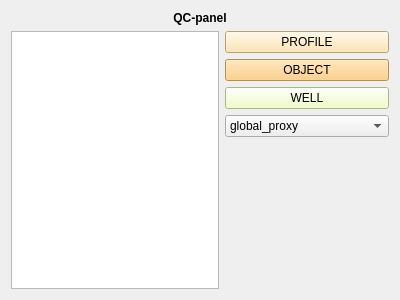
<?xml version="1.0" encoding="UTF-8"?>
<ui version="4.0">
 <class>FormQC</class>
 <widget class="QWidget" name="FormQC">
  <property name="geometry">
   <rect>
    <x>0</x>
    <y>0</y>
    <width>400</width>
    <height>300</height>
   </rect>
  </property>
  <property name="windowTitle">
   <string>Quality Control</string>
  </property>
  <layout class="QGridLayout" name="gridLayout_4">
   <item row="0" column="0">
    <layout class="QGridLayout" name="gridLayout_3">
     <item row="1" column="1">
      <layout class="QGridLayout" name="gridLayout_2">
       <item row="2" column="0">
        <spacer name="verticalSpacer">
         <property name="orientation">
          <enum>Qt::Vertical</enum>
         </property>
         <property name="sizeHint" stdset="0">
          <size>
           <width>20</width>
           <height>40</height>
          </size>
         </property>
        </spacer>
       </item>
       <item row="0" column="0">
        <layout class="QGridLayout" name="gridLayout">
         <item row="0" column="0">
          <widget class="QPushButton" name="pushButton_qc_profile">
           <property name="styleSheet">
            <string notr="true">background-color: rgb(255, 224, 161);</string>
           </property>
           <property name="text">
            <string>PROFILE</string>
           </property>
          </widget>
         </item>
         <item row="1" column="0">
          <widget class="QPushButton" name="pushButton_qc_object">
           <property name="styleSheet">
            <string notr="true">background-color: rgb(255, 200, 106);</string>
           </property>
           <property name="text">
            <string>OBJECT</string>
           </property>
          </widget>
         </item>
         <item row="2" column="0">
          <widget class="QPushButton" name="pushButton_qc_well">
           <property name="styleSheet">
            <string notr="true">background-color: rgb(238, 255, 184);</string>
           </property>
           <property name="text">
            <string>WELL</string>
           </property>
          </widget>
         </item>
        </layout>
       </item>
       <item row="1" column="0">
        <widget class="QComboBox" name="comboBox_snr_mode">
         <item>
          <property name="text">
           <string>global_proxy</string>
          </property>
         </item>
         <item>
          <property name="text">
           <string>global_noise_subtracted</string>
          </property>
         </item>
         <item>
          <property name="text">
           <string>windowed_manual</string>
          </property>
         </item>
         <item>
          <property name="text">
           <string>peak_manual</string>
          </property>
         </item>
         <item>
          <property name="text">
           <string>windowed_auto</string>
          </property>
         </item>
         <item>
          <property name="text">
           <string>peak_auto</string>
          </property>
         </item>
        </widget>
       </item>
      </layout>
     </item>
     <item row="1" column="0">
      <widget class="QListWidget" name="listWidget"/>
     </item>
     <item row="0" column="0" colspan="2">
      <widget class="QLabel" name="label">
       <property name="font">
        <font>
         <weight>75</weight>
         <bold>true</bold>
        </font>
       </property>
       <property name="text">
        <string>QC-panel</string>
       </property>
       <property name="alignment">
        <set>Qt::AlignCenter</set>
       </property>
      </widget>
     </item>
    </layout>
   </item>
  </layout>
 </widget>
 <resources/>
 <connections/>
</ui>
